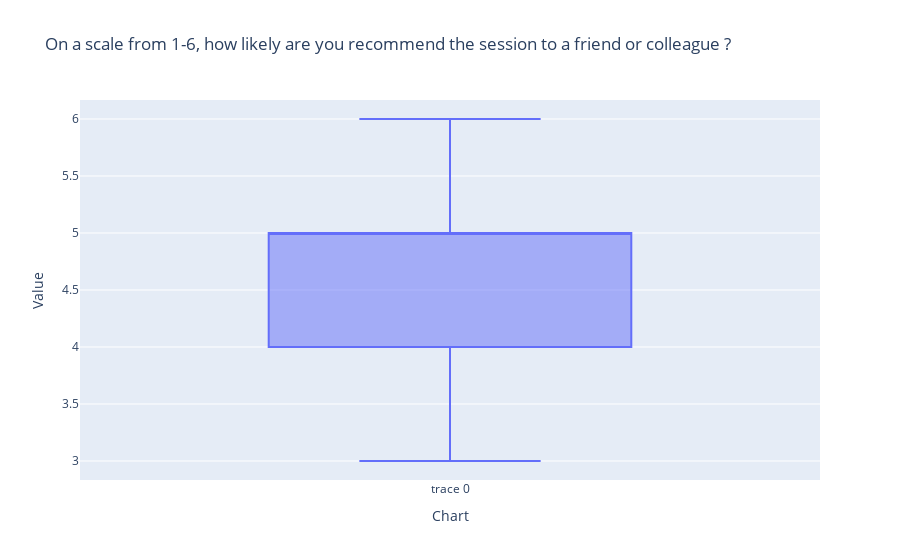
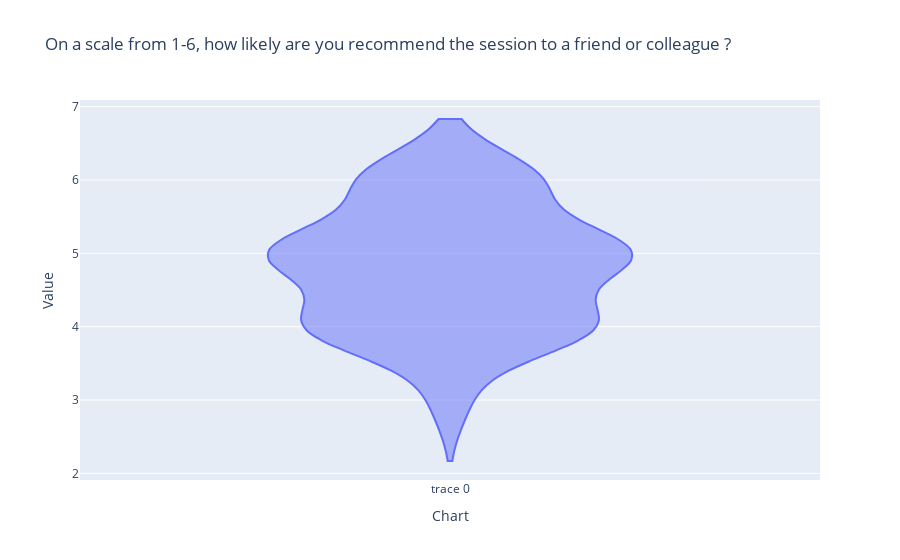

Write notebook code for charts like these, in order.
### Code cell
# test box plot
column = "On a scale from 1-6, how likely are you recommend the session to a friend or colleague ?"
create_box_plot(data=df[column], title=column)

# test violin plot
create_violin_plot(data=df[column], title=column)

### Figure 1 — Plotly figure (JSON) as saved in the notebook; plotly's stock layout.template omitted (floating-point values rounded to 4 significant figures)
{"data": [{"type": "box", "y": [5, 4, 4, 5, 4, 4, 5, 5, 5, 4, 4, 4, 6, 5, 6, 5, 5, 6, 5, 4, 6, 6, 3, 5]}], "layout": {"title": {"text": "On a scale from 1-6, how likely are you recommend the session to a friend or colleague ?"}, "xaxis": {"title": {"text": "Chart"}}, "yaxis": {"title": {"text": "Value"}}}}

### Figure 2 — Plotly figure (JSON) as saved in the notebook; plotly's stock layout.template omitted (floating-point values rounded to 4 significant figures)
{"data": [{"type": "violin", "y": [5, 4, 4, 5, 4, 4, 5, 5, 5, 4, 4, 4, 6, 5, 6, 5, 5, 6, 5, 4, 6, 6, 3, 5]}], "layout": {"title": {"text": "On a scale from 1-6, how likely are you recommend the session to a friend or colleague ?"}, "xaxis": {"title": {"text": "Chart"}}, "yaxis": {"title": {"text": "Value"}}}}
